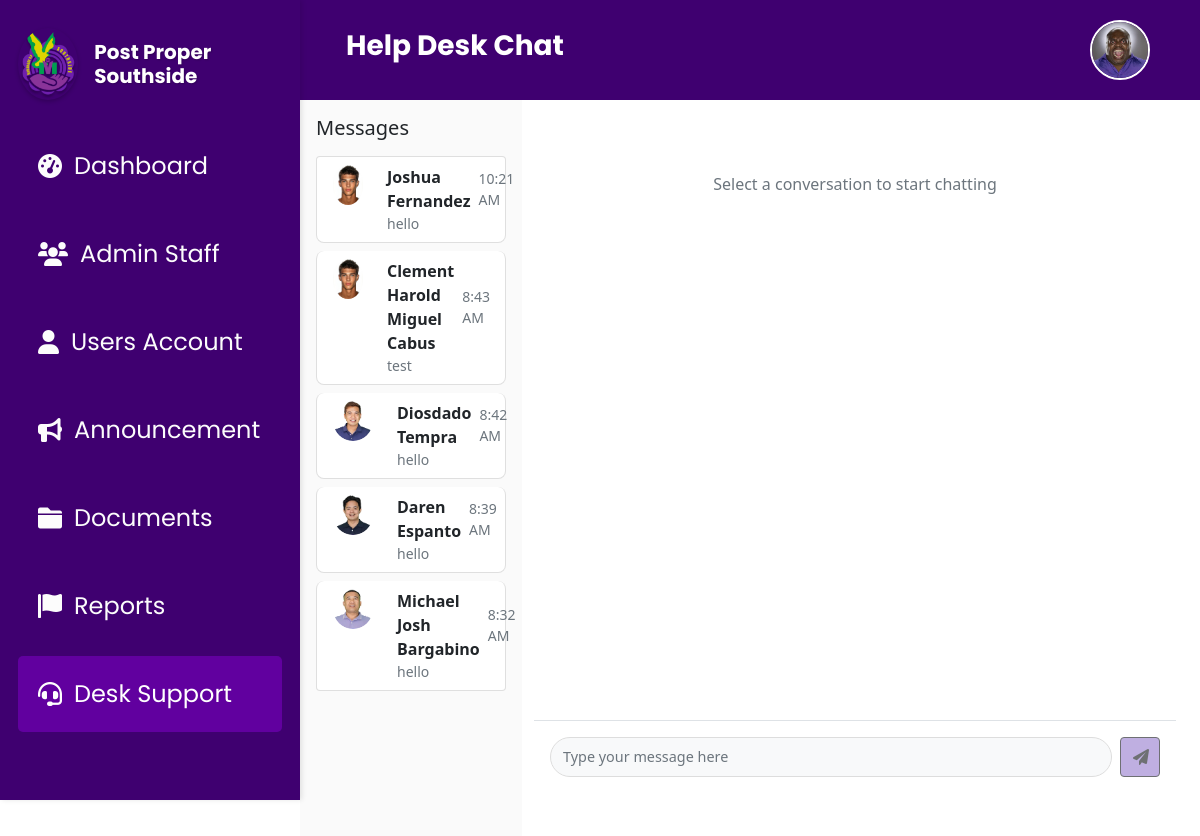
The app's page /desk_support.php (signed in), older data.
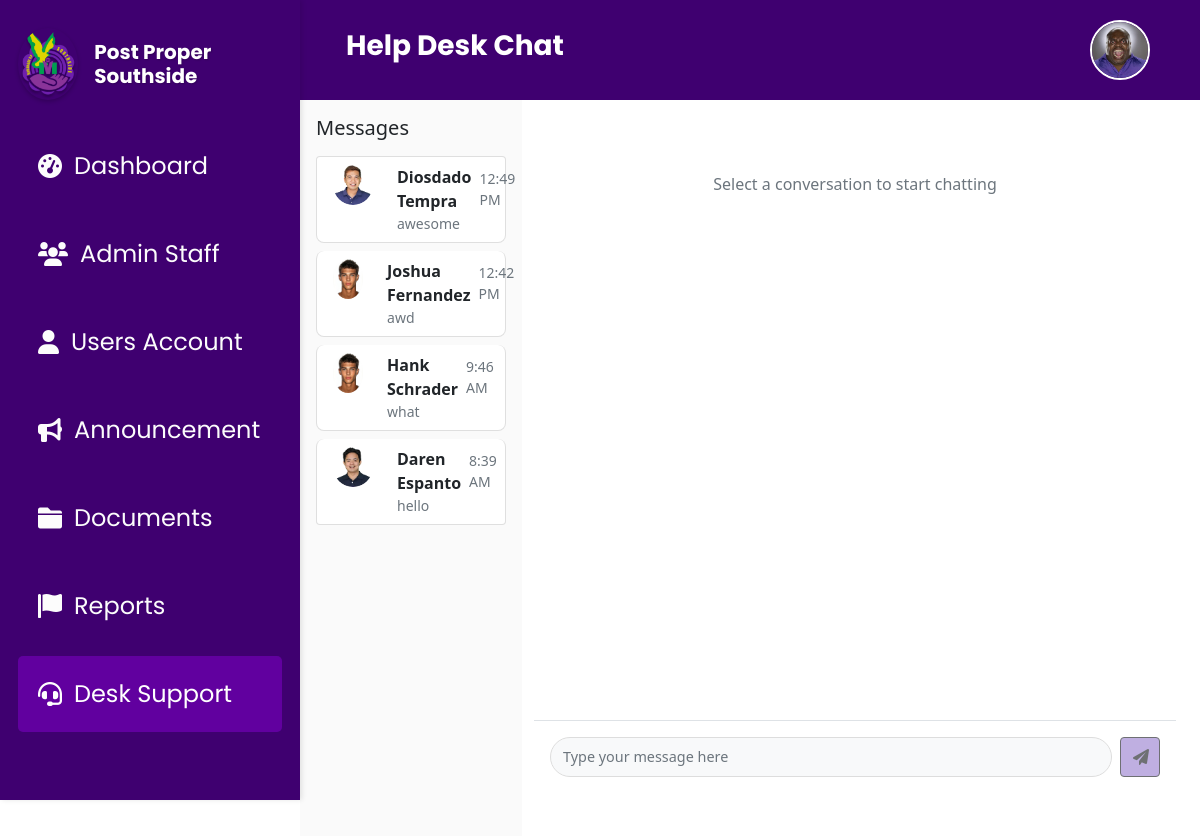
The same page, newer data.
### tables this page shows
CREATE TABLE `user_accounts` (
  `id` int(11) NOT NULL,
  `firstName` varchar(50) NOT NULL,
  `lastName` varchar(50) NOT NULL,
  `username` varchar(50) NOT NULL,
  `age` int(11) DEFAULT NULL,
  `gender` enum('male','female') NOT NULL,
  `adrHouseNo` varchar(10) DEFAULT NULL,
  `adrZone` varchar(20) DEFAULT NULL,
  `adrStreet` varchar(100) DEFAULT NULL,
  `birthday` varchar(255) DEFAULT NULL,
  `password` varchar(255) NOT NULL,
  `user_profile_picture` longtext NOT NULL,
  `last_active` timestamp NULL DEFAULT NULL,
  `full_name` varchar(255) GENERATED ALWAYS AS (concat(`firstName`,' ',`lastName`)) STORED,
  `status` enum('pending','verified','rejected') NOT NULL DEFAULT 'pending',
  `user_valid_id` longtext DEFAULT NULL,
  `user_valid_id_back` longtext DEFAULT NULL
);

### desk_support.php (the view, shortened to what this page needs)
<?php
include 'db.php';
try {
    $query = "SELECT DISTINCT
                u.id,
                u.firstName,
                u.lastName,
                u.user_profile_picture,
                (SELECT m2.message
                 FROM messages m2
                 WHERE (m2.sender_id = u.id OR (m2.is_admin = 1 AND m2.sender_id = u.id))
                 ORDER BY m2.timestamp DESC
                 LIMIT 1) as latest_message,
                (SELECT m3.timestamp
                 FROM messages m3
                 WHERE (m3.sender_id = u.id OR (m3.is_admin = 1 AND m3.sender_id = u.id))
                 ORDER BY m3.timestamp DESC
                 LIMIT 1) as last_message_time
              FROM user_accounts u
              LEFT JOIN messages m ON u.id = m.sender_id
              WHERE EXISTS (
                SELECT 1
                FROM messages m4
                WHERE m4.sender_id = u.id
              )
              GROUP BY u.id
              ORDER BY last_message_time DESC";
    $stmt = $conn->prepare($query);
    $stmt->execute();
    $users_with_messages = $stmt->fetchAll(PDO::FETCH_ASSOC);
} catch (PDOException $e) {
    error_log("Database error: " . $e->getMessage());
    $users_with_messages = [];
}
?>
<!DOCTYPE html>
<html lang="en">
<head>
    <link href="https://cdn.jsdelivr.net/npm/bootstrap@5.3.0/dist/css/bootstrap.min.css" rel="stylesheet">
    <link rel="stylesheet" href="css/DeskSupport.css">
    <link rel="stylesheet" href="css/root.css">
    <link rel="stylesheet" href="https://cdnjs.cloudflare.com/ajax/libs/font-awesome/6.0.0-beta3/css/all.min.css">
</head>
<body>
<?php
    include 'header.php';
    include 'sidebar.php';
?>
<div class="container-fluid" style="margin-left:18rem; max-width: calc(100% - 18rem);">
    <div class="row">
        <div class="col-lg-3 col-md-4 bg-sidebar p-3">
            <h5 class="text-dark mb-3">Messages</h5>
            <div class="list-group" id="userList">
                <?php if (!empty($users_with_messages)): ?>
                    <?php foreach ($users_with_messages as $user): ?>
                        <?php
                            $timestamp = isset($user['last_message_time'])
                                ? date('g:i A', strtotime($user['last_message_time']))
                                : '';
                        ?>
                        <div class="list-group-item list-group-item-action user-chat-item"
                            data-user-id="<?php echo htmlspecialchars($user['id']); ?>"
                            data-user-name="<?php echo htmlspecialchars($user['firstName'] . ' ' . $user['lastName']); ?>">
                            <div class="d-flex w-100">
                                <img src="<?php echo !empty($user['user_profile_picture']) ?
                                    htmlspecialchars($user['user_profile_picture']) : 'assets/profile.jpg'; ?>"
                                    class="rounded-circle me-3" width="40" height="40" alt="User">
                                <div class="flex-grow-1">
                                    <div class="name d-flex justify-content-between align-items-center">
                                        <strong><?php echo htmlspecialchars($user['firstName'] . ' ' . $user['lastName']); ?></strong>
                                        <?php if ($timestamp): ?>
                                            <small class="text-muted"><?php echo $timestamp; ?></small>
                                        <?php endif; ?>
                                    </div>
                                    <p class="text-muted small mb-0 text-truncate">
                                        <?php echo htmlspecialchars($user['latest_message'] ?? 'No messages'); ?>
                                    </p>
                                </div>
                            </div>
                        </div>
                    <?php endforeach; ?>
                <?php else: ?>
                    <div class="text-center text-muted">
                        <p>No messages yet</p>
                    </div>
                <?php endif; ?>
            </div>
        </div>
        <div class="col-lg-9 col-md-8 chat-container" >
            <div id="chat-window" class="chat-window p-4">
                <div class="text-center text-muted mt-5">
                    <p>Select a conversation to start chatting</p>
                </div>
            </div>
            <div class="chat-input d-flex align-items-center p-3 border-top">
                <input type="text" id="messageInput" class="form-control me-2" placeholder="Type your message here" disabled>
                <button id="sendMessageBtn" class="btn btn-purple" disabled>
                    <i class="fas fa-paper-plane"></i>
                </button>
            </div>
        </div>
    </div>
</div>
</body>
</html>

Row changes from the older to the newer data that the page shows:
removed user_accounts: firstName+lastName "Clement Harold Miguel Cabus", timestamp "8:43 AM", latest_message "test"
removed user_accounts: user_profile_picture (picture), firstName+lastName "Michael Josh Bargabino", timestamp "8:32 AM", latest_message "hello"
changed user_accounts "Diosdado Tempra": timestamp "8:42 AM" → "12:49 PM"; latest_message "hello" → "awesome"; moves up the list
computed for user_accounts "Joshua Fernandez": timestamp "10:21 AM" → "12:42 PM"; latest_message "hello" → "awd"
now on this page (row edited): user_accounts: firstName+lastName "Hank Schrader", timestamp "9:46 AM", latest_message "what"
